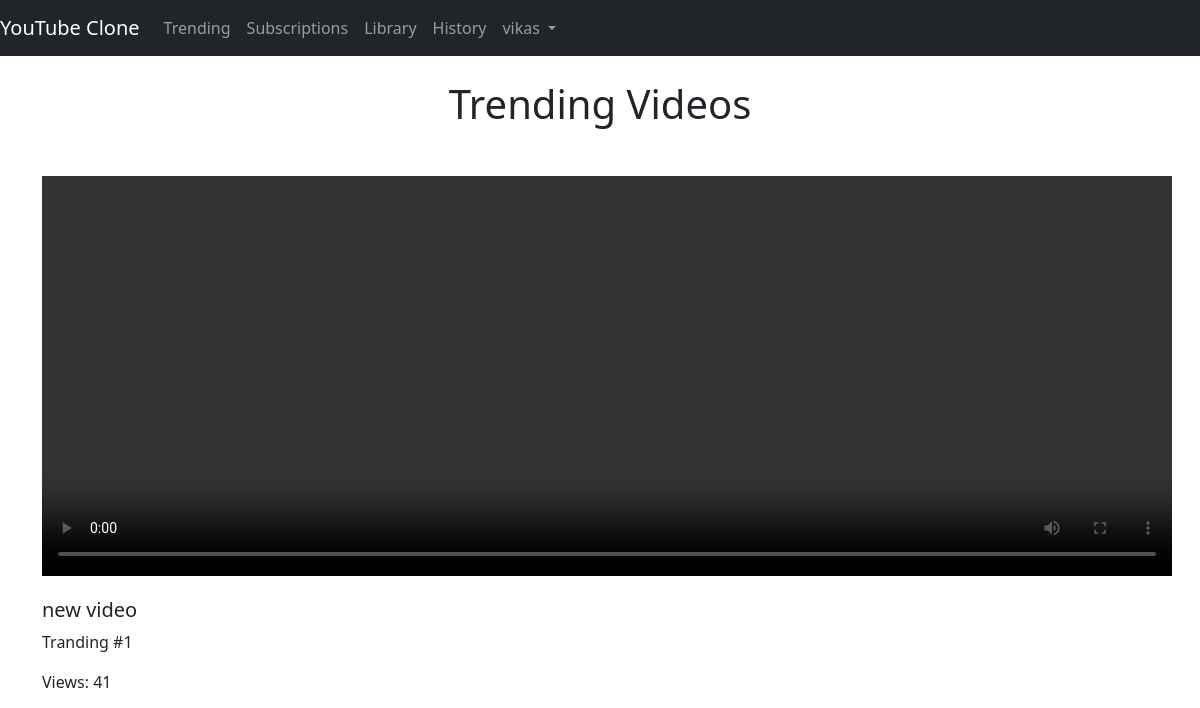
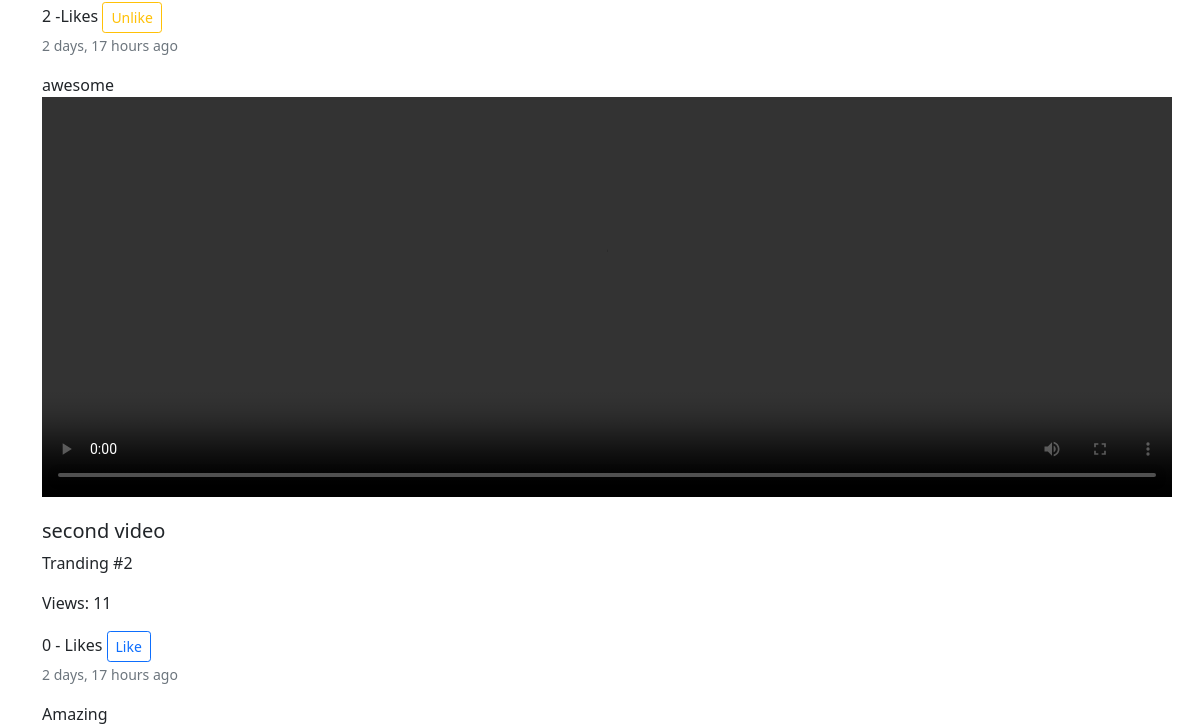
/tranding (signed in), run on an earlier commit of the app's database (2 pictures, top to bottom).
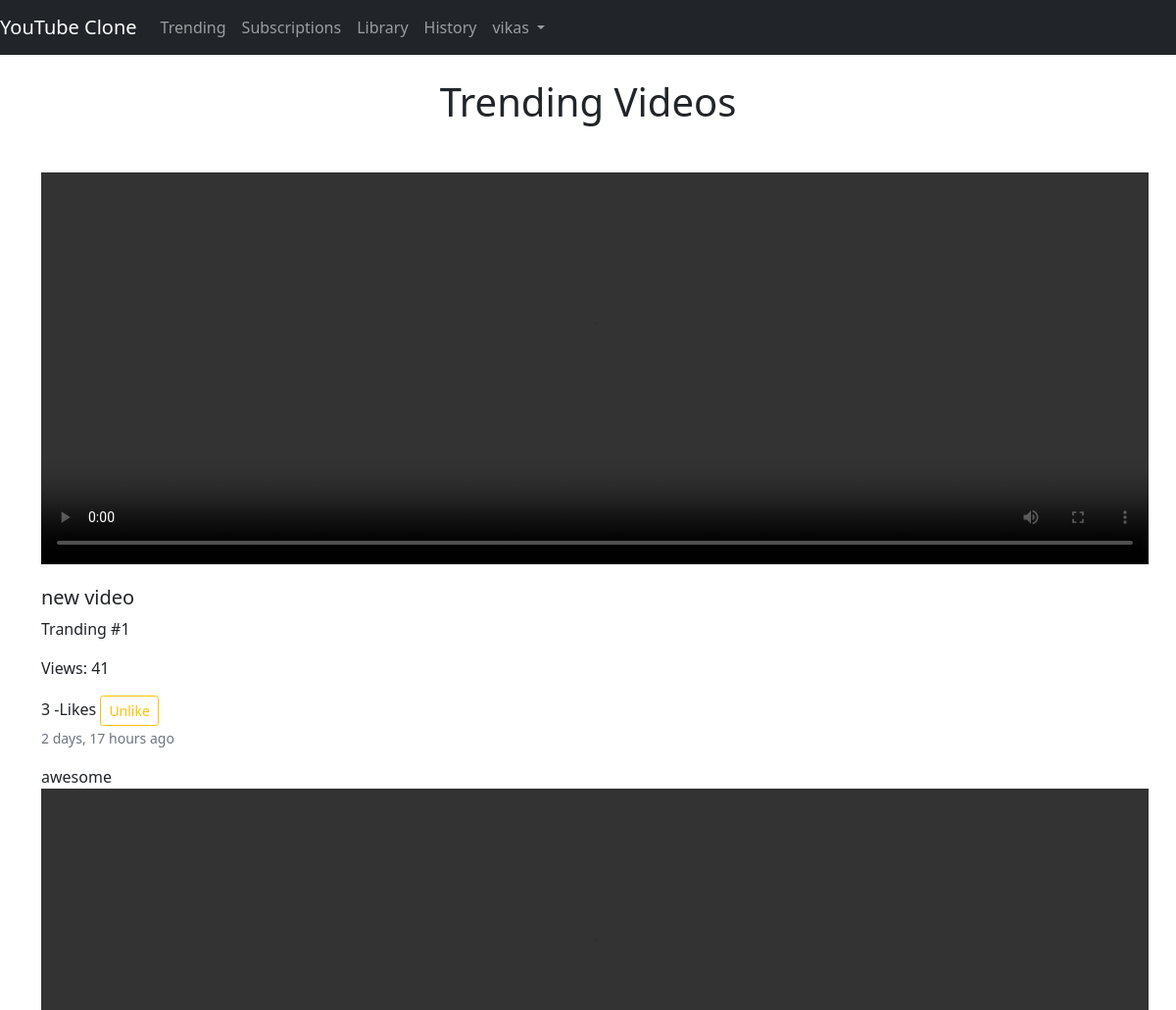
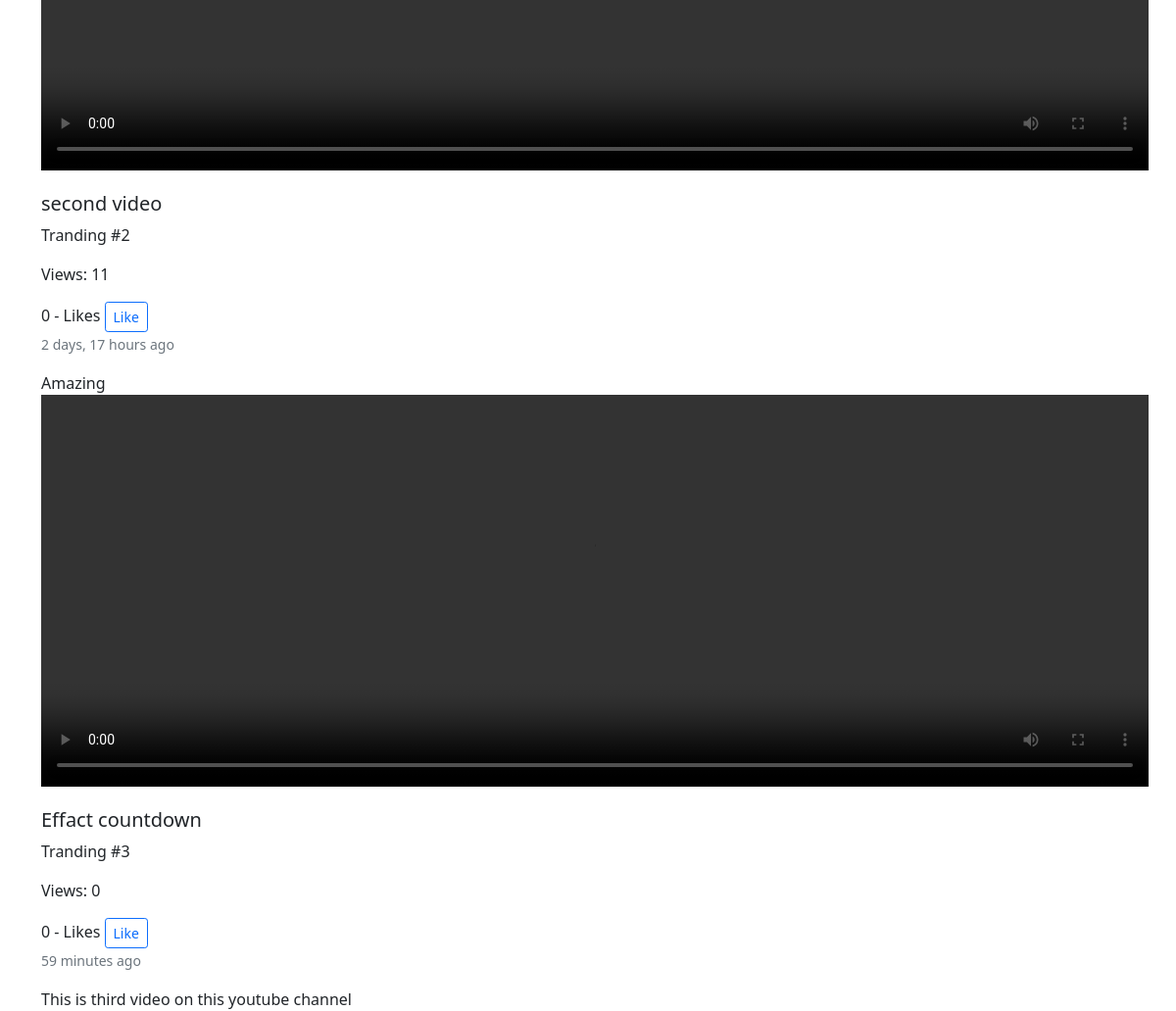
And on a later commit of the database (2 pictures, top to bottom).
### videos/models.py (models this page shows, shortened)
class Video(models.Model):
    user = models.ForeignKey(User, on_delete=models.CASCADE)
    title = models.CharField(max_length=200)
    description = models.TextField(blank=True, null=True)
    video_file = models.FileField(upload_to='videos')
    likes = models.ManyToManyField(User, related_name='video_like', blank=True)
    created_on = models.DateTimeField(auto_now_add=True)
    views = models.IntegerField(default=0)
    @classmethod
    def get_tranding_videos(cls):
        return cls.objects.order_by('-views')[:10]
    def total_likes(self):
        return self.likes.count()

### videos/views.py (the view)
# urls.py: path('tranding', views.trending_videos, name='tranding'),
@login_required(login_url='login')
def trending_videos(request):
    videos = Video.get_tranding_videos()
    return render(request, 'videos/tranding_videos.html', {'videos':videos})

### videos/templates/videos/tranding_videos.html (shortened to what this page needs)
{% extends 'videos/base.html' %}
{% block content %}
<div class="container">
    <h1 class="text-center mt-4 mb-5">Trending Videos</h1>
    <div class="row">
        {% for video in videos %}
        <div class="col-md-8">
            <video width="1130" height="400" controls>
                <source src="{{ video.video_file.url }}" type="video/mp4">
            </video>
            <h5 class="card-title mt-3">{{ video.title }}</h5>
            <p>Tranding #{{ forloop.counter }}</p>
            <p>Views: {{ video.views }}</p>
                {% if user in video.likes.all %}
                    {{ video.total_likes }} -Likes <a href="{% url 'like_video' video.id %}" class="btn btn-outline-warning btn-sm">Unlike</a>
                    {% else %}
                    {{ video.total_likes }} - Likes <a href="{% url 'like_video' video.id %}" class="btn btn-outline-primary btn-sm">Like</a>
                {% endif %}
            <p class="card-text"><small class="text-muted">
               {{ video.created_on|timesince }} ago
            </small></p>
            <p class="card-text">{{ video.description }}</p>
        </div>
        {% endfor %}
    </div>
</div>
{% endblock %}

What changed in the data, as far as the page shows it:
computed for Video "new video": total_likes "2" → "3"
added Video: title "Effact countdown", views "0", total_likes "0", created_on "59 minutes", description "This is third video on this youtube channel"
